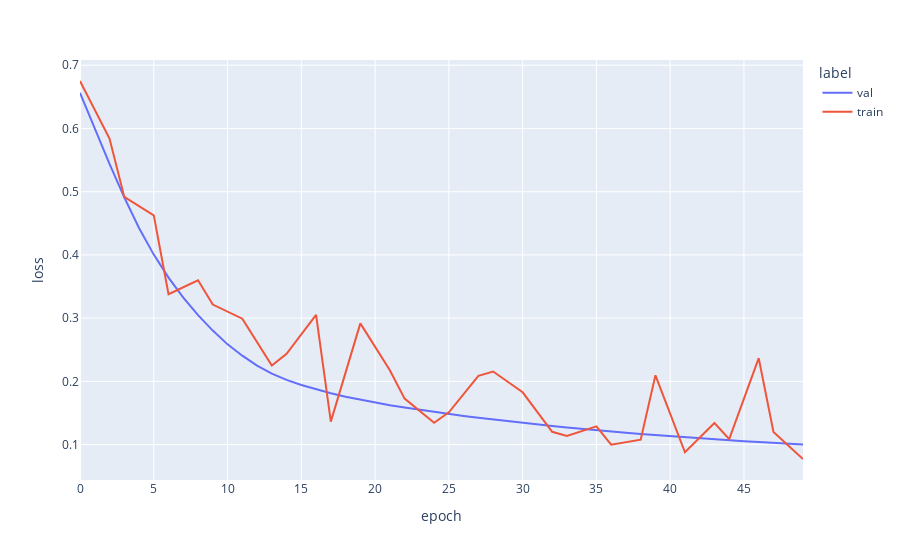

Write notebook code for a chart like this one.
### Code cell
px.line(
          df,
          x='epoch',
          y='loss',
          color='label',
          )

### Figure 1 — Plotly figure (JSON) as saved in the notebook; plotly's stock layout.template omitted (floating-point values rounded to 4 significant figures)
{"data": [{"hovertemplate": "label=val<br>epoch=%{x}<br>loss=%{y}<extra></extra>", "legendgroup": "val", "line": {"color": "#636efa", "dash": "solid"}, "marker": {"symbol": "circle"}, "mode": "lines", "name": "val", "orientation": "v", "showlegend": true, "type": "scatter", "x": [0, 1, 2, 3, 4, 5, 6, 7, 8, 9, 10, 11, 12, 13, 14, 15, 16, 17, 18, 19, 20, 21, 22, 23, 24, 25, 26, 27, 28, 29, 30, 31, 32, 33, 34, 35, 36, 37, 38, 39, 40, 41, 42, 43, 44, 45, 46, 47, 48, 49], "xaxis": "x", "y": [0.6564, 0.5989, 0.5439, 0.491, 0.4427, 0.4005, 0.3641, 0.3326, 0.3048, 0.2803, 0.2585, 0.2406, 0.2248, 0.2123, 0.2024, 0.1943, 0.1873, 0.1811, 0.1757, 0.1709, 0.1664, 0.1622, 0.1585, 0.1551, 0.1516, 0.1484, 0.1453, 0.1425, 0.1396, 0.1369, 0.1344, 0.1319, 0.1295, 0.1271, 0.1247, 0.1228, 0.1206, 0.1187, 0.1168, 0.1151, 0.1131, 0.1115, 0.1097, 0.1082, 0.107, 0.1054, 0.1042, 0.1029, 0.1014, 0.1003], "yaxis": "y"}, {"hovertemplate": "label=train<br>epoch=%{x}<br>loss=%{y}<extra></extra>", "legendgroup": "train", "line": {"color": "#EF553B", "dash": "solid"}, "marker": {"symbol": "circle"}, "mode": "lines", "name": "train", "orientation": "v", "showlegend": true, "type": "scatter", "x": [0, 2, 3, 5, 6, 8, 9, 11, 13, 14, 16, 17, 19, 21, 22, 24, 25, 27, 28, 30, 32, 33, 35, 36, 38, 39, 41, 43, 44, 46, 47, 49], "xaxis": "x", "y": [0.6751, 0.5839, 0.4917, 0.4624, 0.3378, 0.36, 0.3214, 0.2991, 0.225, 0.2436, 0.3053, 0.1364, 0.2917, 0.2175, 0.1728, 0.1346, 0.151, 0.2087, 0.2156, 0.1828, 0.1203, 0.1138, 0.1289, 0.09987, 0.1078, 0.2096, 0.08778, 0.1342, 0.1086, 0.2367, 0.1201, 0.07723], "yaxis": "y"}], "layout": {"legend": {"title": {"text": "label"}, "tracegroupgap": 0}, "margin": {"t": 60}, "xaxis": {"anchor": "y", "domain": [0, 1], "title": {"text": "epoch"}}, "yaxis": {"anchor": "x", "domain": [0, 1], "title": {"text": "loss"}}}}
